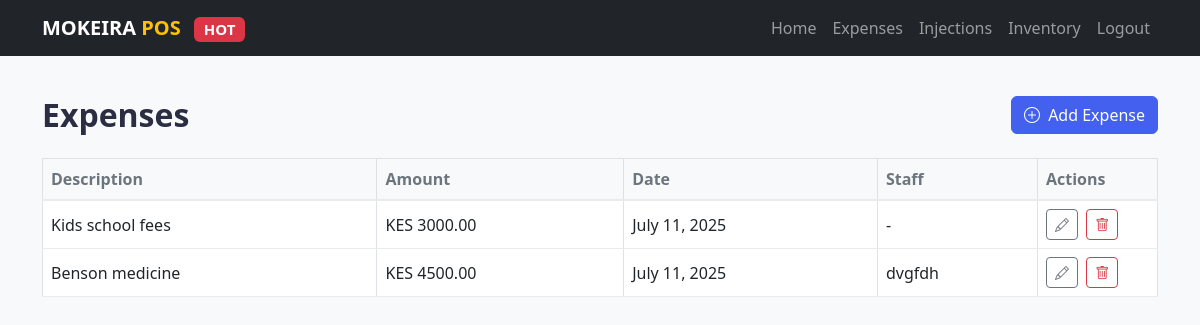
The app's page /expenses/ (signed in) with its own data.
### pos/models.py (models this page shows, shortened)
class Expense(models.Model):
    description = models.CharField(max_length=255)
    amount = models.DecimalField(max_digits=10, decimal_places=2)
    date = models.DateField(auto_now_add=True)
    staff = models.CharField(max_length=100, blank=True, null=True)

### pos/views.py (the view)
# urls.py: path('expenses/', views.expense_list, name='expenses'),
@login_required
def expense_list(request):
    expenses = Expense.objects.all().order_by('-date')
    return render(request, 'pos/expenses.html', {'expenses': expenses})

### pos/templates/pos/expenses.html (shortened to what this page needs)
{% extends 'base.html' %}
{% block content %}
<div class="container py-4 mt-3 pt-2">
    <div class="d-flex justify-content-between align-items-center mb-4">
        <h2 class="fw-bold mb-0">Expenses</h2>
        <button class="btn btn-primary" data-bs-toggle="modal" data-bs-target="#addExpenseModal">
            <i class="bi bi-plus-circle me-1"></i> Add Expense
        </button>
    </div>
    <div class="table-responsive">
        <table class="table table-bordered table-hover align-middle">
            <thead class="table-light">
                <tr>
                    <th>Description</th>
                    <th>Amount</th>
                    <th>Date</th>
                    <th>Staff</th>
                    <th style="width: 120px;">Actions</th>
                </tr>
            </thead>
            <tbody>
                {% for expense in expenses %}
                <tr>
                    <td>{{ expense.description }}</td>
                    <td>KES {{ expense.amount }}</td>
                    <td>{{ expense.date }}</td>
                    <td>{{ expense.staff|default:'-' }}</td>
                    <td>
                        <button class="btn btn-sm btn-outline-secondary me-1" data-bs-toggle="modal" data-bs-target="#editExpenseModal"
                            data-id="{{ expense.id }}" data-description="{{ expense.description }}" data-amount="{{ expense.amount }}" data-staff="{{ expense.staff }}">
                            <i class="bi bi-pencil"></i>
                        </button>
                        <button class="btn btn-sm btn-outline-danger" data-bs-toggle="modal" data-bs-target="#deleteExpenseModal"
                            data-id="{{ expense.id }}" data-description="{{ expense.description }}">
                            <i class="bi bi-trash"></i>
                        </button>
                    </td>
                </tr>
                {% empty %}
                <tr><td colspan="5" class="text-center text-muted">No expenses recorded yet.</td></tr>
                {% endfor %}
            </tbody>
        </table>
    </div>
</div>
{% endblock %}

### pos/templates/pos/expenses.html (style rules this page uses)
:root { --primary-color: #4361ee; --primary-light: #eef2ff; --text-color: #2b2d42; --light-bg: #f8f9fa; --card-bg: #ffffff; --border-color: #e9ecef; }
body { background-color: var(--light-bg); color: var(--text-color); font-family: 'Segoe UI', system-ui, -apple-system, sans-serif; }
.table { background-color: var(--card-bg); color: var(--text-color); }
.table th { border-bottom: 2px solid var(--border-color); color: #6c757d; }
.table td { border-bottom: 1px solid var(--border-color); }
.btn-primary { background-color: var(--primary-color); border-color: var(--primary-color); }

### templates/base.html (style rules this page uses)
body { padding-top: 4.5rem; }

### records on screen
Expense: description "Kids school fees", amount "3000.00", date "July 11, 2025", staff "-"
Expense: description "Benson medicine", amount "4500.00", date "July 11, 2025", staff "dvgfdh"
